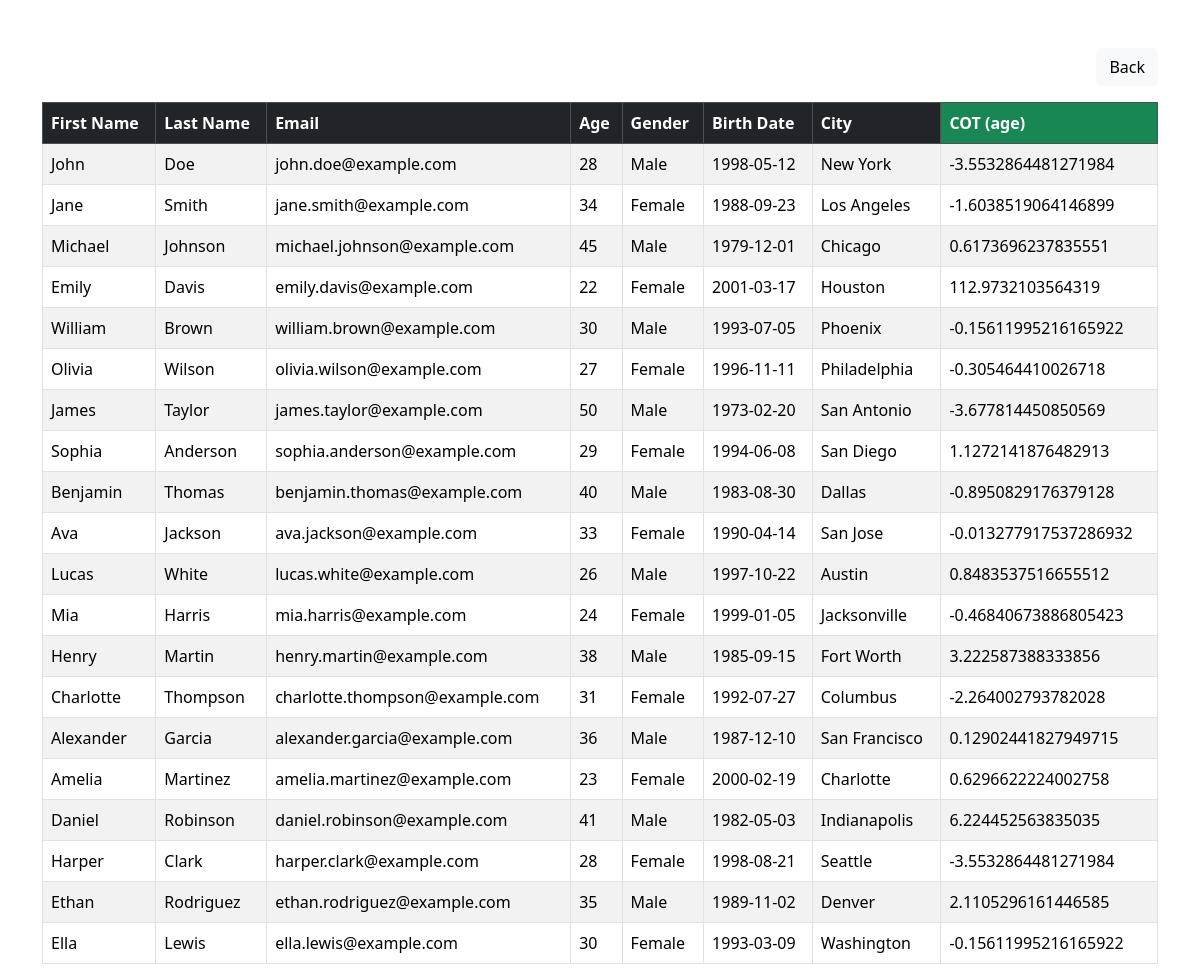
Page /cot.php on the committed database.
### tables this page shows
CREATE TABLE `peopletbl` (
  `first_name` varchar(50) NOT NULL,
  `last_name` varchar(50) NOT NULL,
  `email` varchar(50) NOT NULL,
  `age` int(5) NOT NULL,
  `gender` varchar(20) NOT NULL,
  `birth_date` date NOT NULL,
  `city` varchar(50) NOT NULL
);

### cot.php (the view, shortened to what this page needs)
<?php
require_once "dbconnection.php";
$sql = "SELECT *, COT(age) AS cot_age FROM peopletbl";
$result = mysqli_query($conn, $sql);
?>
<!DOCTYPE html>
<html lang="en">
<head>
    <link href="https://cdn.jsdelivr.net/npm/bootstrap@5.3.2/dist/css/bootstrap.min.css" rel="stylesheet">
</head>
<body>
<div class="container mt-5">
    <div class="d-flex justify-content-end mb-3">
        <a href="index.php" class="btn btn-light">Back</a>
    </div>
    <table class="table table-bordered table-striped">
        <thead class="table-dark">
            <tr>
                <th>First Name</th>
                <th>Last Name</th>
                <th>Email</th>
                <th>Age</th>
                <th>Gender</th>
                <th>Birth Date</th>
                <th>City</th>
                <th class="bg-success">COT (age)</th>
            </tr>
        </thead>
        <tbody>
        <?php
        if (mysqli_num_rows($result) > 0) {
            while ($row = mysqli_fetch_assoc($result)) {
                echo "<tr>";
                echo "<td>{$row['first_name']}</td>";
                echo "<td>{$row['last_name']}</td>";
                echo "<td>{$row['email']}</td>";
                echo "<td>{$row['age']}</td>";
                echo "<td>{$row['gender']}</td>";
                echo "<td>{$row['birth_date']}</td>";
                echo "<td>{$row['city']}</td>";
                echo "<td>{$row['cot_age']}</td>";
                echo "</tr>";
            }
        } else {
            echo "<tr><td colspan='8'>No records found</td></tr>";
        }
        ?>
        </tbody>
    </table>
</div>
</body>
</html>

### rows in the picture
peopletbl: first_name "John", last_name "Doe", email "john.doe@example.com", age "28", gender "Male", birth_date "1998-05-12", city "New York", cot_age "-3.5532864481271984"
peopletbl: first_name "Jane", last_name "Smith", email "jane.smith@example.com", age "34", gender "Female", birth_date "1988-09-23", city "Los Angeles", cot_age "-1.6038519064146899"
peopletbl: first_name "Michael", last_name "Johnson", email "michael.johnson@example.com", age "45", gender "Male", birth_date "1979-12-01", city "Chicago", cot_age "0.6173696237835551"
peopletbl: first_name "Emily", last_name "Davis", email "emily.davis@example.com", age "22", gender "Female", birth_date "2001-03-17", city "Houston", cot_age "112.9732103564319"
peopletbl: first_name "William", last_name "Brown", email "william.brown@example.com", age "30", gender "Male", birth_date "1993-07-05", city "Phoenix", cot_age "-0.15611995216165922"
peopletbl: first_name "Olivia", last_name "Wilson", email "olivia.wilson@example.com", age "27", gender "Female", birth_date "1996-11-11", city "Philadelphia", cot_age "-0.305464410026718"
peopletbl: first_name "James", last_name "Taylor", email "james.taylor@example.com", age "50", gender "Male", birth_date "1973-02-20", city "San Antonio", cot_age "-3.677814450850569"
peopletbl: first_name "Sophia", last_name "Anderson", email "sophia.anderson@example.com", age "29", gender "Female", birth_date "1994-06-08", city "San Diego", cot_age "1.1272141876482913"
peopletbl: first_name "Benjamin", last_name "Thomas", email "benjamin.thomas@example.com", age "40", gender "Male", birth_date "1983-08-30", city "Dallas", cot_age "-0.8950829176379128"
peopletbl: first_name "Ava", last_name "Jackson", email "ava.jackson@example.com", age "33", gender "Female", birth_date "1990-04-14", city "San Jose", cot_age "-0.013277917537286932"
peopletbl: first_name "Lucas", last_name "White", email "lucas.white@example.com", age "26", gender "Male", birth_date "1997-10-22", city "Austin", cot_age "0.8483537516655512"
peopletbl: first_name "Mia", last_name "Harris", email "mia.harris@example.com", age "24", gender "Female", birth_date "1999-01-05", city "Jacksonville", cot_age "-0.46840673886805423"
peopletbl: first_name "Henry", last_name "Martin", email "henry.martin@example.com", age "38", gender "Male", birth_date "1985-09-15", city "Fort Worth", cot_age "3.222587388333856"
peopletbl: first_name "Charlotte", last_name "Thompson", email "charlotte.thompson@example.com", age "31", gender "Female", birth_date "1992-07-27", city "Columbus", cot_age "-2.264002793782028"
peopletbl: first_name "Alexander", last_name "Garcia", email "alexander.garcia@example.com", age "36", gender "Male", birth_date "1987-12-10", city "San Francisco", cot_age "0.12902441827949715"
peopletbl: first_name "Amelia", last_name "Martinez", email "amelia.martinez@example.com", age "23", gender "Female", birth_date "2000-02-19", city "Charlotte", cot_age "0.6296622224002758"
peopletbl: first_name "Daniel", last_name "Robinson", email "daniel.robinson@example.com", age "41", gender "Male", birth_date "1982-05-03", city "Indianapolis", cot_age "6.224452563835035"
peopletbl: first_name "Harper", last_name "Clark", email "harper.clark@example.com", age "28", gender "Female", birth_date "1998-08-21", city "Seattle", cot_age "-3.5532864481271984"
peopletbl: first_name "Ethan", last_name "Rodriguez", email "ethan.rodriguez@example.com", age "35", gender "Male", birth_date "1989-11-02", city "Denver", cot_age "2.1105296161446585"
peopletbl: first_name "Ella", last_name "Lewis", email "ella.lewis@example.com", age "30", gender "Female", birth_date "1993-03-09", city "Washington", cot_age "-0.15611995216165922"
